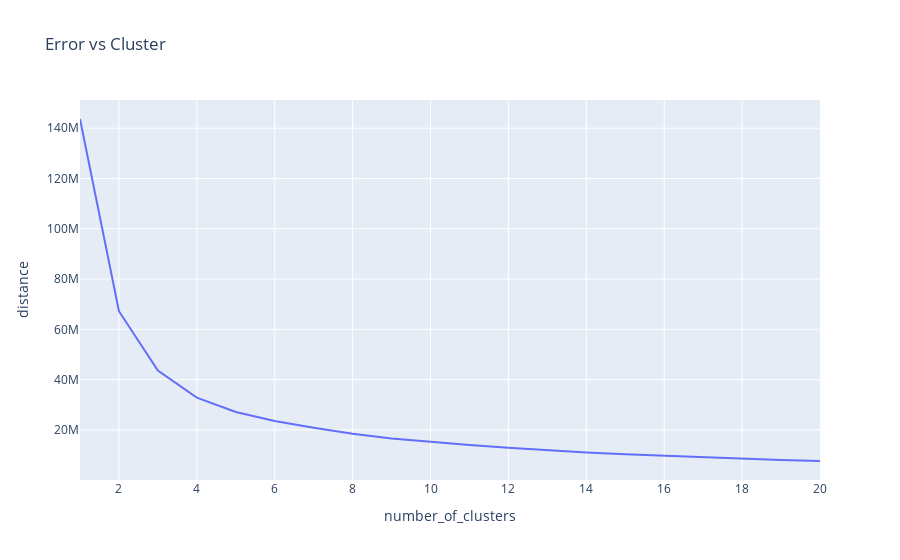

Notebook cell for this chart:
### Markdown cell above
##### Iterate through number of clusters to fine error value and plot

### Code cell
dist_df = []
for num_clusters in range (1,21):
    km = KMeans(n_clusters=num_clusters)
    km.fit(user_level_txns_agg_reduced)
    dist_df.append([num_clusters, km.inertia_])
dist_df = pd.DataFrame(dist_df, columns=["number_of_clusters", "distance"])
fig = px.line(dist_df, x="number_of_clusters", y="distance", title='Error vs Cluster')
fig.show()

### Figure 1 — Plotly figure (JSON) as saved in the notebook; plotly's stock layout.template omitted (floating-point values rounded to 4 significant figures)
{"data": [{"hovertemplate": "number_of_clusters=%{x}<br>distance=%{y}<extra></extra>", "legendgroup": "", "line": {"color": "#636efa", "dash": "solid"}, "marker": {"symbol": "circle"}, "mode": "lines", "name": "", "orientation": "v", "showlegend": false, "type": "scatter", "x": [1, 2, 3, 4, 5, 6, 7, 8, 9, 10, 11, 12, 13, 14, 15, 16, 17, 18, 19, 20], "xaxis": "x", "y": [143700000.0, 67210000.0, 43580000.0, 32850000.0, 27130000.0, 23510000.0, 20890000.0, 18440000.0, 16600000.0, 15230000.0, 13980000.0, 12850000.0, 11790000.0, 10970000.0, 10330000.0, 9690000.0, 9050000.0, 8497000.0, 7992000.0, 7618000.0], "yaxis": "y"}], "layout": {"legend": {"tracegroupgap": 0}, "title": {"text": "Error vs Cluster"}, "xaxis": {"anchor": "y", "domain": [0, 1], "title": {"text": "number_of_clusters"}}, "yaxis": {"anchor": "x", "domain": [0, 1], "title": {"text": "distance"}}}}
